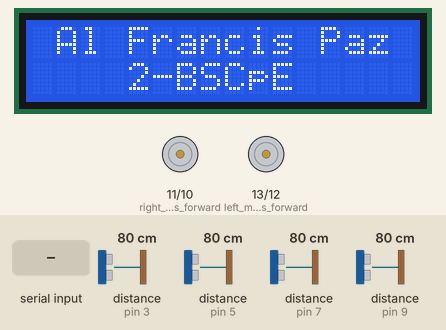
This sketch was run on a simulated Arduino Uno, built with avr-gcc and run on an emulated ATmega328P. Parts: 16×2 character LCD, motor-driver pin pairs drawn as motors (green arrow = first pin HIGH = forward, orange = second pin HIGH = backward, longer = more drive). Inputs (shaded band) come from the test bench; at power-on: distance to the obstacle (sensors on pin 3, pin 5, pin 7, pin 9) 80 cm. The echo pulse lasts 58.3 µs per cm; what the sketch prints to the serial monitor is not drawn.

Above: at 6.2 s.
6.3 s: "F" received over Serial
At 6.8 s:
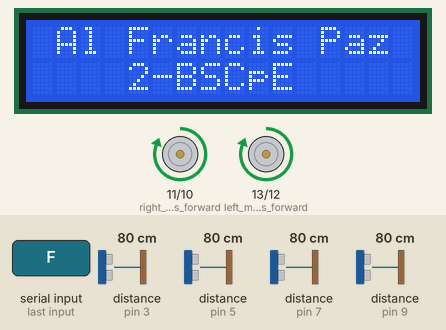
7.9 s: "B" received over Serial
At 9.1 s:
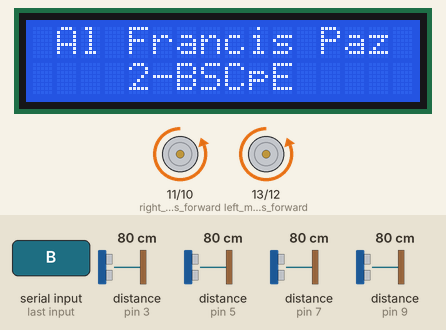
9.4 s: "L" received over Serial
At 10.2 s:
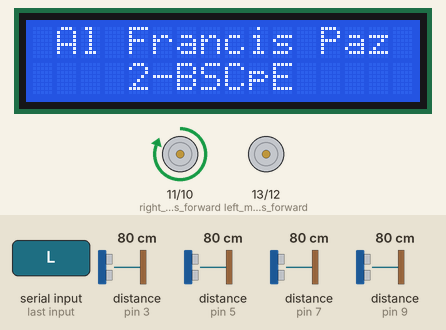
10.9 s: "R" received over Serial
At 11.4 s:
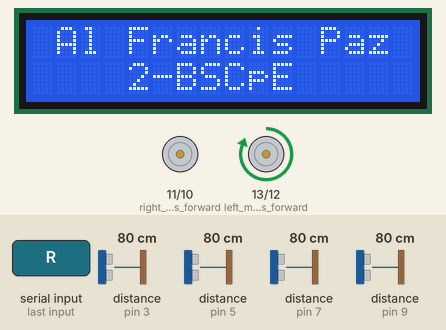
Timing chart, 0 to 13.9 s (numbered marks = the images above; inputs shaded):
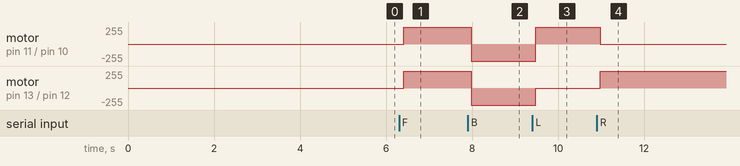

The sketch:

PAZ_Bluetooth_Controlled_Obstacle_Avoiding_Car.ino
```cpp
//======================================================================================
//Filename : PAZ_Bluetooth Controlled Obstacle Avoiding Car.ino
//Author : Al Francis B. Paz
//Email : afpaz@gbox.adnu.edu.ph
//Exercise Number:8
//Description : This project is a 4WD Bluetooth Controlled Obstacle Avoiding Car. This project used Ultrasonic Sensor that detects an object and will automatically stop, when the distance from the object is nearer.
//Last modified: October 20, 2023
//======================================================================================

#include <NewPing.h>
#include <Wire.h>
#include <LiquidCrystal_I2C.h>

LiquidCrystal_I2C lcd(0x27, 16, 2);

char t;
int frontDistance1 = -1;
int frontDistance2 = -1;
int frontDistance3 = -1;
int backDistance = -1;

#define TRIGGER_PIN_FRONT_1 2  // Arduino pin connected to the first front sensor's trigger pin
#define ECHO_PIN_FRONT_1 3     // Arduino pin connected to the first front sensor's echo pin
#define TRIGGER_PIN_FRONT_2 4  // Arduino pin connected to the second front sensor's trigger pin
#define ECHO_PIN_FRONT_2 5     // Arduino pin connected to the second front sensor's echo pin
#define TRIGGER_PIN_FRONT_3 6  // Arduino pin connected to the third front sensor's trigger pin
#define ECHO_PIN_FRONT_3 7     // Arduino pin connected to the third front sensor's echo pin
#define TRIGGER_PIN_BACK 8     // Arduino pin connected to the back sensor's trigger pin
#define ECHO_PIN_BACK 9        // Arduino pin connected to the back sensor's echo pin
#define MAX_DISTANCE 200        // Maximum distance in centimeters for the sensors to detect

NewPing frontSensor1(TRIGGER_PIN_FRONT_1, ECHO_PIN_FRONT_1, MAX_DISTANCE);
NewPing frontSensor2(TRIGGER_PIN_FRONT_2, ECHO_PIN_FRONT_2, MAX_DISTANCE);
NewPing frontSensor3(TRIGGER_PIN_FRONT_3, ECHO_PIN_FRONT_3, MAX_DISTANCE);
NewPing backSensor(TRIGGER_PIN_BACK, ECHO_PIN_BACK, MAX_DISTANCE);

void setup() {
  pinMode(13, OUTPUT);  // left motors forward
  pinMode(12, OUTPUT);  // left motors reverse
  pinMode(11, OUTPUT);  // right motors forward
  pinMode(10, OUTPUT);  // right motors reverse

  Serial.begin(9600);

  lcd.init();
  lcd.backlight();
  lcd.setCursor(1, 0);
  lcd.print("Al Francis Paz");
  lcd.setCursor(4, 1);
  lcd.print("2-BSCpE");
  delay(5000);
}

void loop() {
  if (Serial.available()) {
    t = Serial.read();
    Serial.println(t);
  }

  // Check distances with the front and back sensors
  frontDistance1 = frontSensor1.ping_cm();
  frontDistance2 = frontSensor2.ping_cm();
  frontDistance3 = frontSensor3.ping_cm();
  backDistance = backSensor.ping_cm();

  Serial.print("Front Distances: ");
  Serial.print(frontDistance1);
  Serial.print("cm | ");
  Serial.print(frontDistance2);
  Serial.print("cm | ");
  Serial.print(frontDistance3);
  Serial.print("cm | ");
  Serial.print("Back Distance: ");
  Serial.print(backDistance);
  Serial.print("cm | ");

  // If any front sensor detects an obstacle and you're trying to move forward, stop the car
  if ((frontDistance1 > 0 && frontDistance1 < 20 || frontDistance2 > 0 && frontDistance2 < 20 || frontDistance3 > 0 && frontDistance3 < 20) && t == 'F') {
    digitalWrite(13, LOW);
    digitalWrite(12, LOW);
    digitalWrite(11, LOW);
    digitalWrite(10, LOW);
  } else if (backDistance > 0 && backDistance < 20 && t == 'B') {
    // If the back sensor detects an obstacle and you're trying to move backward, stop the car
    digitalWrite(13, LOW);
    digitalWrite(12, LOW);
    digitalWrite(11, LOW);
    digitalWrite(10, LOW);
  } else {
    if (t == 'F') {  // Move forward (all motors rotate in forward direction)
      digitalWrite(13, HIGH);
      digitalWrite(11, HIGH);
      digitalWrite(12, LOW); // Stop the reverse motors
      digitalWrite(10, LOW); // Stop the reverse motors
    } else if (t == 'B') {  // Move backward (all motors rotate in reverse direction)
      digitalWrite(12, HIGH);
      digitalWrite(10, HIGH);
      digitalWrite(13, LOW);
      digitalWrite(11, LOW);
    } else if (t == 'L') {  // Turn right (left side motors rotate in forward direction, right side motors don't rotate)
      digitalWrite(11, HIGH);
      digitalWrite(12, LOW); // Stop the reverse motors
      digitalWrite(13, LOW); // Stop the forward motors
      digitalWrite(10, LOW); // Stop the reverse motors
    } else if (t == 'R') {  // Turn left (right side motors rotate in forward direction, left side motors don't rotate)
      digitalWrite(13, HIGH);
      digitalWrite(12, LOW); // Stop the reverse motors
      digitalWrite(11, LOW); // Stop the forward motors
      digitalWrite(10, LOW); // Stop the reverse motors
    } else if (t == 'S') {  // STOP (all motors stop)
      digitalWrite(13, LOW);
      digitalWrite(12, LOW);
      digitalWrite(11, LOW);
      digitalWrite(10, LOW);
    }
  }
  // Add more control commands as needed here.
  // If the distances allow, you can continue moving in other directions.
}
```

Measured:
- after the input at 6.3 s, motor on pin 11 (right_motors_forward) / pin 10 (right_motors_reverse), motor on pin 13 (left_motors_forward) / pin 12 (left_motors_reverse): stopped → forward 255/255 after 0.11 s
- after the input at 7.9 s, motor on pin 11 (right_motors_forward) / pin 10 (right_motors_reverse), motor on pin 13 (left_motors_forward) / pin 12 (left_motors_reverse): forward 255/255 → backward 255/255 after 0.08 s
- after the input at 9.4 s, motor on pin 11 (right_motors_forward) / pin 10 (right_motors_reverse): backward 255/255 → forward 255/255 after 0.08 s; motor on pin 13 (left_motors_forward) / pin 12 (left_motors_reverse): backward 255/255 → stopped after 0.08 s
- after the input at 10.9 s, motor on pin 11 (right_motors_forward) / pin 10 (right_motors_reverse): forward 255/255 → stopped after 0.08 s; motor on pin 13 (left_motors_forward) / pin 12 (left_motors_reverse): stopped → forward 255/255 after 0.08 s
